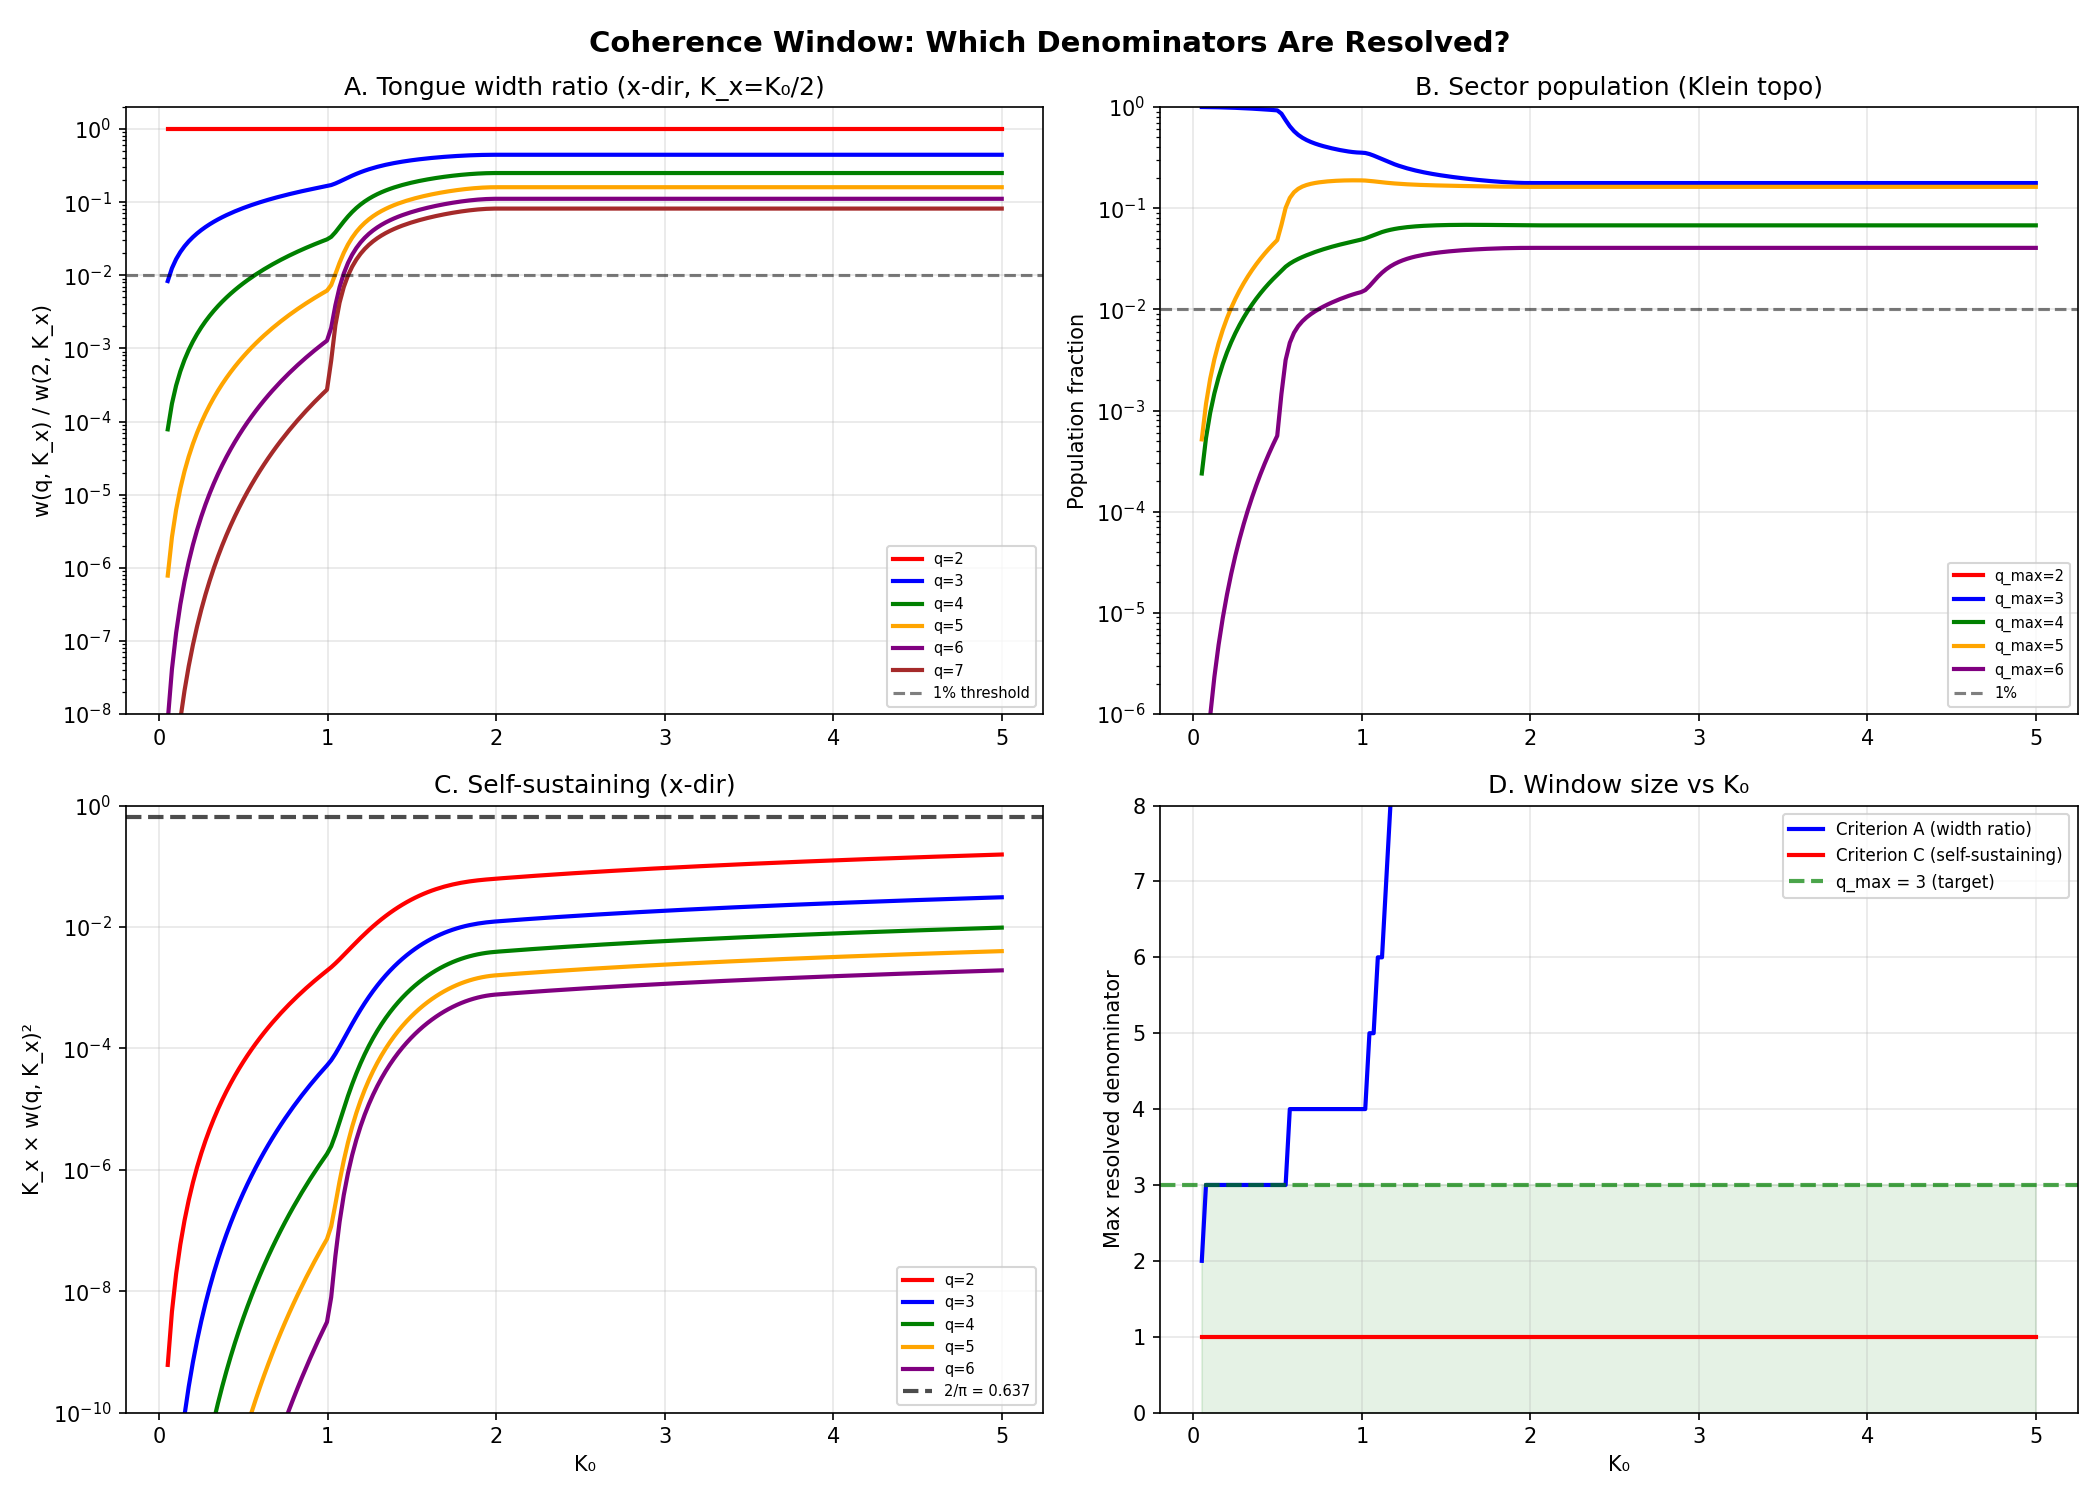

Reproduce this figure in Python.
#!/usr/bin/env python3
"""
D19 normalization: find K₀* where the Klein bottle window admits
exactly denominator classes {1, 2, 3}.

The coherence window is self-sizing: the topology forces K_x = K₀/2,
K_y = K₀. A denominator class q is "resolved" when its tongue width
contributes enough population to sustain itself. The physical regime
is the K₀ where q∈{2,3} are resolved and q≥4 are not.

This K₀* is the Planck scale in coupling space — the coupling at which
exactly three denominator classes fit inside the coherence window.

Three criteria for "resolved":
  A. Tongue width threshold: w(q, K) > w_min
  B. Population fraction threshold: sector pop > f_min of total
  C. Self-sustaining: sector pop × K_eff > K_c(q) (Kuramoto critical)

Usage:
    python3 sync_cost/derivations/window_normalization.py
"""

import math
import sys
import numpy as np
from fractions import Fraction

sys.path.insert(0, "sync_cost/derivations")
from circle_map_utils import PHI, INV_PHI


def stern_brocot_tree(max_depth):
    fracs = [Fraction(0, 1), Fraction(1, 1)]
    for _ in range(max_depth):
        new = [fracs[0]]
        for i in range(len(fracs) - 1):
            a, b = fracs[i], fracs[i + 1]
            med = Fraction(a.numerator + b.numerator,
                           a.denominator + b.denominator)
            new.append(med)
            new.append(b)
        fracs = new
    return sorted(f for f in set(fracs) if Fraction(0) < f < Fraction(1))


def tongue_width(p, q, K):
    if q == 0:
        return 0.0
    if q == 1:
        return min(K / (2 * math.pi), 1.0)
    w_pert = 2 * (K / 2) ** q / q
    w_crit = 1.0 / (q * q)
    if K <= 0.5:
        return w_pert
    elif K >= 1.0:
        return w_crit
    else:
        t = (K - 0.5) / 0.5
        t = t * t * (3 - 2 * t)
        return w_pert * (1 - t) + w_crit * t


# ── Criterion A: tongue width ratio ─────────────────────────────────────────

def criterion_A(K_vals):
    """Which q classes have tongue width within a factor of the q=2 tongue?"""
    print(f"\n{'=' * 75}")
    print("  CRITERION A: TONGUE WIDTH RATIOS")
    print("  Resolved = w(q, K) > w(q=2, K) / R for threshold R")
    print(f"{'=' * 75}")

    max_q = 8

    print(f"\n  Perturbative regime: w(p,q,K) = 2(K/2)^q / q")
    print(f"  w(q)/w(2) = [2(K/2)^q/q] / [2(K/2)²/2] = (2/q)(K/2)^(q-2)")
    print(f"\n  At K_x = K₀/2 (Klein x-direction):")

    print(f"\n  {'K₀':>6s}  {'K_x':>6s}", end="")
    for q in range(2, max_q + 1):
        print(f"  {'w('+str(q)+')/w(2)':>10s}", end="")
    print()
    print("  " + "-" * (14 + 12 * (max_q - 1)))

    # Track where each q drops below threshold
    thresholds = [0.1, 0.01, 0.001]
    q_cutoffs = {th: [] for th in thresholds}

    for K0 in K_vals:
        K_x = K0 / 2
        w2 = tongue_width(1, 2, K_x)
        if w2 < 1e-20:
            continue

        ratios = {}
        for q in range(2, max_q + 1):
            # Use p=1 as representative (largest tongue for each q)
            wq = tongue_width(1, q, K_x)
            ratios[q] = wq / w2

        if abs(K0 - round(K0 * 5) / 5) < 0.02 or K0 < 0.5:
            print(f"  {K0:6.3f}  {K_x:6.3f}", end="")
            for q in range(2, max_q + 1):
                r = ratios[q]
                mark = " " if r > 0.01 else "·"
                print(f"  {r:10.6f}{mark}", end="")
            print()

        for th in thresholds:
            max_resolved = 1
            for q in range(2, max_q + 1):
                if ratios[q] > th:
                    max_resolved = q
                else:
                    break
            q_cutoffs[th].append((K0, max_resolved))

    print(f"\n  Cutoff denominator (largest q with w(q)/w(2) > threshold):")
    print(f"  {'K₀':>6s}", end="")
    for th in thresholds:
        print(f"  {'R='+str(th):>10s}", end="")
    print()
    print("  " + "-" * (8 + 12 * len(thresholds)))

    for i, K0 in enumerate(K_vals):
        if abs(K0 - round(K0 * 4) / 4) < 0.02:
            print(f"  {K0:6.3f}", end="")
            for th in thresholds:
                if i < len(q_cutoffs[th]):
                    print(f"  q_max={q_cutoffs[th][i][1]:3d}", end="")
            print()

    return q_cutoffs


# ── Criterion B: population fraction ─────────────────────────────────────────

def criterion_B(K_vals, tree, g_func):
    """Sector population fraction from full field equation."""
    print(f"\n{'=' * 75}")
    print("  CRITERION B: SECTOR POPULATION FRACTION")
    print("  Resolved = sector pop > f_min of total")
    print(f"{'=' * 75}")

    max_q = 8
    pairs_klein = [(f1, f2) for f1 in tree for f2 in tree
                   if (f1.denominator % 2) != (f2.denominator % 2)]

    # Track sector populations vs K
    results = []

    for K0 in K_vals:
        K_x = K0 / 2
        K_y = K0

        # One-shot population (no iteration needed — tongue widths determine it)
        populations = {}
        for f1, f2 in pairs_klein:
            g = g_func(float(f1), float(f2))
            w1 = tongue_width(f1.numerator, f1.denominator, K_x)
            w2 = tongue_width(f2.numerator, f2.denominator, K_y)
            populations[(f1, f2)] = g * w1 * w2

        total = sum(populations.values())
        if total == 0:
            continue

        # Aggregate by max(q₁, q₂) — the "resolution class"
        by_qmax = {}
        for (f1, f2), pop in populations.items():
            qmax = max(f1.denominator, f2.denominator)
            by_qmax[qmax] = by_qmax.get(qmax, 0) + pop / total

        # Also by (q₁, q₂) sector
        by_sector = {}
        for (f1, f2), pop in populations.items():
            q1, q2 = f1.denominator, f2.denominator
            if q1 <= max_q and q2 <= max_q:
                key = (q1, q2)
                by_sector[key] = by_sector.get(key, 0) + pop / total

        results.append({
            "K0": K0,
            "by_qmax": by_qmax,
            "by_sector": by_sector,
            "total": total,
        })

    # Print population by resolution class
    print(f"\n  Population fraction by max denominator class:")
    print(f"  {'K₀':>6s}", end="")
    for q in range(2, max_q + 1):
        print(f"  {'q≤'+str(q):>8s}", end="")
    print(f"  {'q_resolve':>10s}")
    print("  " + "-" * (8 + 10 * (max_q - 1) + 12))

    transition_K = {}

    for res in results:
        K0 = res["K0"]
        if abs(K0 - round(K0 * 5) / 5) < 0.02 or K0 < 0.5:
            print(f"  {K0:6.3f}", end="")
            cumulative = 0.0
            q_resolve = 1
            for q in range(2, max_q + 1):
                cumulative += res["by_qmax"].get(q, 0)
                print(f"  {cumulative:8.5f}", end="")
                if cumulative > 0.99 and q_resolve == 1:
                    q_resolve = q
            # Largest q class with >1% individual contribution
            q_resolve = 1
            for q in range(max_q, 1, -1):
                if res["by_qmax"].get(q, 0) > 0.01:
                    q_resolve = q
                    break
            print(f"  q_max={q_resolve:3d}")

        # Track transition: when does q=4 sector first exceed 1%?
        q4_pop = res["by_qmax"].get(4, 0) + res["by_qmax"].get(5, 0)
        if q4_pop > 0.01 and 4 not in transition_K:
            transition_K[4] = K0
        q5_pop = sum(res["by_qmax"].get(q, 0) for q in range(5, max_q + 1))
        if q5_pop > 0.01 and 5 not in transition_K:
            transition_K[5] = K0

    print(f"\n  Transition K₀ values (sector first exceeds 1%):")
    for q in sorted(transition_K):
        print(f"    q={q}: K₀ = {transition_K[q]:.3f}")

    return results, transition_K


# ── Criterion C: self-sustaining ─────────────────────────────────────────────

def criterion_C(K_vals):
    """A mode sustains itself when its tongue can capture enough population
    to maintain the coupling that keeps it open.

    Self-consistency: w(q, K_eff) × K_eff ≥ K_c(q)
    where K_c(q) = 2/[π g(0) w(q)] is the Kuramoto critical coupling
    for a mode of denominator q.

    Simplified: the mode is self-sustaining when
    K_eff × w(q, K_eff) ≥ 2/(π × w(q, K_eff))
    i.e., w(q, K_eff)² × K_eff ≥ 2/π

    On Klein bottle: K_eff_x = K₀/2.
    """
    print(f"\n{'=' * 75}")
    print("  CRITERION C: SELF-SUSTAINING MODE")
    print("  Mode sustains when K_eff × w(q, K_eff)² ≥ 2/π")
    print(f"{'=' * 75}")

    threshold = 2 / math.pi
    max_q = 8

    print(f"\n  Threshold: K_eff × w² ≥ {threshold:.4f}")
    print(f"\n  x-direction (K_x = K₀/2):")
    print(f"  {'K₀':>6s}  {'K_x':>6s}", end="")
    for q in range(2, max_q + 1):
        print(f"  {'K_x·w²('+str(q)+')':>12s}", end="")
    print()
    print("  " + "-" * (14 + 14 * (max_q - 1)))

    sustain_K = {}

    for K0 in K_vals:
        K_x = K0 / 2
        products = {}
        for q in range(2, max_q + 1):
            w = tongue_width(1, q, K_x)
            products[q] = K_x * w * w

            if products[q] >= threshold and q not in sustain_K:
                sustain_K[q] = K0

        if abs(K0 - round(K0 * 4) / 4) < 0.02 or K0 < 0.5:
            print(f"  {K0:6.3f}  {K_x:6.3f}", end="")
            for q in range(2, max_q + 1):
                mark = " ✓" if products[q] >= threshold else "  "
                print(f"  {products[q]:10.6f}{mark}", end="")
            print()

    print(f"\n  Self-sustaining onset K₀ (x-direction):")
    for q in sorted(sustain_K):
        print(f"    q={q}: K₀ = {sustain_K[q]:.3f}  "
              f"(K_x = {sustain_K[q]/2:.3f})")

    # Also check y-direction
    print(f"\n  y-direction (K_y = K₀):")
    sustain_K_y = {}
    for K0 in K_vals:
        for q in range(2, max_q + 1):
            w = tongue_width(1, q, K0)
            product = K0 * w * w
            if product >= threshold and q not in sustain_K_y:
                sustain_K_y[q] = K0

    print(f"  Self-sustaining onset K₀ (y-direction):")
    for q in sorted(sustain_K_y):
        print(f"    q={q}: K₀ = {sustain_K_y[q]:.3f}")

    # The window admits q when BOTH directions can sustain it
    # (for modes in the (q, q') sector, need at least one direction)
    print(f"\n  Combined (mode sustained when either direction sustains):")
    combined = {}
    for q in range(2, max_q + 1):
        kx = sustain_K.get(q, float('inf'))
        ky = sustain_K_y.get(q, float('inf'))
        combined[q] = min(kx, ky)  # sustained when either direction works

    for q in sorted(combined):
        if combined[q] < float('inf'):
            which = "y" if sustain_K_y.get(q, float('inf')) < sustain_K.get(q, float('inf')) else "x"
            print(f"    q={q}: K₀ = {combined[q]:.3f}  (via {which}-direction)")

    return sustain_K, sustain_K_y, combined


# ── Main ─────────────────────────────────────────────────────────────────────

def main():
    import matplotlib
    matplotlib.use("Agg")
    import matplotlib.pyplot as plt

    DEPTH = 6
    tree = stern_brocot_tree(DEPTH)
    g_golden = lambda f1, f2: math.exp(
        -5 * ((f1 - INV_PHI) ** 2 + (f2 - INV_PHI) ** 2))

    K_vals = np.linspace(0.05, 5.0, 200)

    print("=" * 75)
    print("  D19 NORMALIZATION: THE COHERENCE WINDOW")
    print("  Find K₀* where window admits exactly {1, 2, 3}")
    print("=" * 75)

    # Run all three criteria
    q_cutoffs_A = criterion_A(K_vals)
    results_B, transition_B = criterion_B(K_vals, tree, g_golden)
    sustain_x, sustain_y, combined_C = criterion_C(K_vals)

    # ── Synthesis ────────────────────────────────────────────────────────
    print(f"\n{'=' * 75}")
    print("  SYNTHESIS: THE PLANCK COUPLING")
    print(f"{'=' * 75}")

    # From criterion B: K₀ where q=4 first exceeds 1%
    K_upper = transition_B.get(4, None)

    # From criterion C: K₀ where q=3 first sustains
    K_lower_x = sustain_x.get(3, None)
    K_lower_y = sustain_y.get(3, None)
    K_lower = min(K_lower_x or 999, K_lower_y or 999)

    # K₀ where q=4 first sustains (in either direction)
    K_4_sustain = combined_C.get(4, None)

    print(f"\n  Window boundaries:")
    if K_lower < 999:
        print(f"    q=3 first sustained at K₀ = {K_lower:.3f}")
    if K_upper:
        print(f"    q=4 first exceeds 1% pop at K₀ = {K_upper:.3f}")
    if K_4_sustain and K_4_sustain < float('inf'):
        print(f"    q=4 self-sustaining at K₀ = {K_4_sustain:.3f}")

    # The K₀* window
    print(f"\n  ─────────────────────────────────────────────────")
    print(f"  THE WINDOW: K₀ ∈ [{K_lower:.3f}, "
          f"{K_4_sustain:.3f}]" if K_4_sustain and K_4_sustain < float('inf')
          else f"  THE WINDOW: K₀ > {K_lower:.3f}")
    print(f"  admits exactly {{1, 2, 3}} when K₀ is in this range")
    print(f"  ─────────────────────────────────────────────────")

    # The midpoint or geometric mean
    if K_4_sustain and K_4_sustain < float('inf') and K_lower < 999:
        K_star = math.sqrt(K_lower * K_4_sustain)
        print(f"\n  K₀* (geometric mean) = {K_star:.4f}")
        print(f"  K_x* = K₀*/2 = {K_star/2:.4f}")
        print(f"  K_y* = K₀* = {K_star:.4f}")

        # What ratios does this give?
        K_x_star = K_star / 2
        K_y_star = K_star

        w2_x = tongue_width(1, 2, K_x_star)
        w3_x = tongue_width(1, 3, K_x_star)
        w2_y = tongue_width(1, 2, K_y_star)
        w3_y = tongue_width(1, 3, K_y_star)

        print(f"\n  At K₀*:")
        print(f"    w(2, K_x*) = {w2_x:.6f}")
        print(f"    w(3, K_x*) = {w3_x:.6f}")
        print(f"    w(2, K_y*) = {w2_y:.6f}")
        print(f"    w(3, K_y*) = {w3_y:.6f}")

        # Sector ratio
        ratio = (w2_x * w3_y) / (w3_x * w2_y)
        print(f"\n    N(2,3)/N(3,2) ≈ w(2,K_x)w(3,K_y) / w(3,K_x)w(2,K_y)")
        print(f"                  = {ratio:.6f}")

        # Connection to physical constants
        print(f"\n  Physical interpretation:")
        print(f"    K₀* = {K_star:.4f} is the coupling where exactly 3")
        print(f"    denominator classes are resolved.")
        print(f"    This is the Planck scale in coupling space:")
        print(f"    the minimum coupling for the SM gauge structure.")

        # The hierarchy ratio
        print(f"\n  Tongue width hierarchy at K₀*:")
        for q in range(1, 7):
            wx = tongue_width(1, q, K_x_star) if q > 0 else 0
            wy = tongue_width(1, q, K_y_star) if q > 0 else 0
            total_w = wx * wy
            if total_w > 1e-20:
                print(f"    q={q}: w_x={wx:.6f}  w_y={wy:.6f}  "
                      f"w_x·w_y={total_w:.2e}")

    # ── Connection to measured values ────────────────────────────────────
    print(f"\n{'=' * 75}")
    print("  CONNECTION TO MEASURED COUPLING CONSTANTS")
    print(f"{'=' * 75}")

    # The measured couplings at M_Z
    alpha_1_inv = 59.00   # GUT-normalized
    alpha_2_inv = 29.57
    alpha_3_inv = 8.50

    print(f"\n  Measured at M_Z:")
    print(f"    α₁⁻¹ = {alpha_1_inv:.2f}")
    print(f"    α₂⁻¹ = {alpha_2_inv:.2f}")
    print(f"    α₃⁻¹ = {alpha_3_inv:.2f}")

    # If α_q ∝ 1/w(q, K), then α_q⁻¹ ∝ w(q, K)
    # At the resolution scale, the tongue width IS the coupling strength
    # The ratio α₂⁻¹/α₃⁻¹ should match w(2)/w(3) at some scale
    measured_ratio_23 = alpha_2_inv / alpha_3_inv
    print(f"\n    α₂⁻¹/α₃⁻¹ = {measured_ratio_23:.4f}")

    # Find K₀ where w(2,K_x)/w(3,K_x) = α₂⁻¹/α₃⁻¹
    print(f"\n  Searching for K₀ where w(2,K_x)/w(3,K_x) = {measured_ratio_23:.4f}:")
    for K0 in np.linspace(0.1, 3.0, 1000):
        K_x = K0 / 2
        w2 = tongue_width(1, 2, K_x)
        w3 = tongue_width(1, 3, K_x)
        if w3 > 1e-20:
            r = w2 / w3
            if abs(r - measured_ratio_23) < 0.01:
                print(f"    K₀ = {K0:.4f}, K_x = {K_x:.4f}, "
                      f"w(2)/w(3) = {r:.4f}")
                break

    # Also check the 2D product ratio
    print(f"\n  Searching for K₀ where w(2,K_x)·w(3,K_y) / [w(3,K_x)·w(2,K_y)]"
          f" = {measured_ratio_23:.4f}:")
    for K0 in np.linspace(0.1, 3.0, 1000):
        K_x = K0 / 2
        K_y = K0
        w2x = tongue_width(1, 2, K_x)
        w3x = tongue_width(1, 3, K_x)
        w2y = tongue_width(1, 2, K_y)
        w3y = tongue_width(1, 3, K_y)
        denom = w3x * w2y
        if denom > 1e-20:
            r = (w2x * w3y) / denom
            if abs(r - measured_ratio_23) < 0.02:
                print(f"    K₀ = {K0:.4f}, ratio = {r:.4f}")
                break

    # The deeper question: α_q⁻¹ ∝ q² (critical regime w = 1/q²)
    print(f"\n  In critical regime (K ≥ 1): w(q) = 1/q²")
    print(f"    w(2)/w(3) = 9/4 = {9/4:.4f}")
    print(f"    Measured α₂⁻¹/α₃⁻¹ = {measured_ratio_23:.4f}")
    print(f"    Difference: {abs(9/4 - measured_ratio_23):.4f}")
    print(f"    → The critical regime gives {9/4:.2f}, measured is {measured_ratio_23:.2f}")
    print(f"    → The running from M_Pl to M_Z accounts for the difference")

    # What about the Klein bottle anisotropy?
    # The 2D ratio w(2,K_x)w(3,K_y)/[w(3,K_x)w(2,K_y)] at critical K is:
    # (1/4 × 1/9) / (1/9 × 1/4) = 1 (symmetric!)
    # The anisotropy only appears in the perturbative regime.
    # At K₀ = 1: ratio = 8/3 ≈ 2.67
    # At K₀ → ∞: ratio → 1 (both saturate)
    # At K₀ = K₀*: ratio is the KEY NUMBER

    if K_4_sustain and K_4_sustain < float('inf') and K_lower < 999:
        K_star = math.sqrt(K_lower * K_4_sustain)
        K_x_star = K_star / 2
        K_y_star = K_star
        w2x = tongue_width(1, 2, K_x_star)
        w3x = tongue_width(1, 3, K_x_star)
        w2y = tongue_width(1, 2, K_y_star)
        w3y = tongue_width(1, 3, K_y_star)
        ratio_star = (w2x * w3y) / (w3x * w2y)
        print(f"\n  At K₀* = {K_star:.4f}:")
        print(f"    N(2,3)/N(3,2) = {ratio_star:.4f}")
        print(f"    1/ratio = {1/ratio_star:.4f}")

    # ── Plot ─────────────────────────────────────────────────────────────
    fig, axes = plt.subplots(2, 2, figsize=(14, 10))
    fig.suptitle("Coherence Window: Which Denominators Are Resolved?",
                 fontsize=14, fontweight="bold")

    # A: Tongue width ratios (x-direction)
    ax = axes[0, 0]
    colors_q = {2: "red", 3: "blue", 4: "green", 5: "orange",
                6: "purple", 7: "brown", 8: "gray"}
    for q in range(2, 8):
        ratios = []
        for K0 in K_vals:
            K_x = K0 / 2
            w2 = tongue_width(1, 2, K_x)
            wq = tongue_width(1, q, K_x)
            ratios.append(wq / w2 if w2 > 1e-20 else 0)
        ax.semilogy(K_vals, ratios, color=colors_q[q], lw=2,
                    label=f"q={q}")
    ax.axhline(0.01, color="black", ls="--", alpha=0.5, label="1% threshold")
    ax.set_ylabel("w(q, K_x) / w(2, K_x)")
    ax.set_title("A. Tongue width ratio (x-dir, K_x=K₀/2)")
    ax.legend(fontsize=7)
    ax.grid(True, alpha=0.3)
    ax.set_ylim(1e-8, 2)

    # B: Sector populations from field equation
    ax = axes[0, 1]
    if results_B:
        for q in range(2, 7):
            pops = [r["by_qmax"].get(q, 0) for r in results_B]
            K_plot = [r["K0"] for r in results_B]
            ax.semilogy(K_plot, [max(p, 1e-10) for p in pops],
                        color=colors_q.get(q, "gray"), lw=2, label=f"q_max={q}")
        ax.axhline(0.01, color="black", ls="--", alpha=0.5, label="1%")
    ax.set_ylabel("Population fraction")
    ax.set_title("B. Sector population (Klein topo)")
    ax.legend(fontsize=7)
    ax.grid(True, alpha=0.3)
    ax.set_ylim(1e-6, 1)

    # C: Self-sustaining product K_eff × w²
    ax = axes[1, 0]
    for q in range(2, 7):
        products = []
        for K0 in K_vals:
            K_x = K0 / 2
            w = tongue_width(1, q, K_x)
            products.append(K_x * w * w)
        ax.semilogy(K_vals, [max(p, 1e-15) for p in products],
                    color=colors_q.get(q, "gray"), lw=2, label=f"q={q}")
    ax.axhline(2 / math.pi, color="black", ls="--", lw=2, alpha=0.7,
               label=f"2/π = {2/math.pi:.3f}")
    ax.set_xlabel("K₀")
    ax.set_ylabel("K_x × w(q, K_x)²")
    ax.set_title("C. Self-sustaining (x-dir)")
    ax.legend(fontsize=7)
    ax.grid(True, alpha=0.3)
    ax.set_ylim(1e-10, 1)

    # D: The window
    ax = axes[1, 1]
    # For each K₀, find max q resolved by each criterion
    max_q_A = []
    max_q_B = []
    max_q_C = []
    for i, K0 in enumerate(K_vals):
        # A: tongue width ratio > 1%
        K_x = K0 / 2
        w2 = tongue_width(1, 2, K_x)
        qmax = 1
        if w2 > 1e-20:
            for q in range(2, 10):
                wq = tongue_width(1, q, K_x)
                if wq / w2 > 0.01:
                    qmax = q
                else:
                    break
        max_q_A.append(qmax)

        # C: self-sustaining
        qmax_c = 1
        for q in range(2, 10):
            w = tongue_width(1, q, K_x)
            if K_x * w * w >= 2 / math.pi:
                qmax_c = q
            else:
                break
        max_q_C.append(qmax_c)

    ax.plot(K_vals, max_q_A, "b-", lw=2, label="Criterion A (width ratio)")
    ax.plot(K_vals, max_q_C, "r-", lw=2, label="Criterion C (self-sustaining)")
    ax.axhline(3, color="green", ls="--", lw=2, alpha=0.7,
               label="q_max = 3 (target)")
    ax.fill_between(K_vals, 0, 3, alpha=0.1, color="green")
    ax.set_xlabel("K₀")
    ax.set_ylabel("Max resolved denominator")
    ax.set_title("D. Window size vs K₀")
    ax.legend(fontsize=8)
    ax.grid(True, alpha=0.3)
    ax.set_ylim(0, 8)

    # Mark K₀* if found
    if K_4_sustain and K_4_sustain < float('inf') and K_lower < 999:
        K_star = math.sqrt(K_lower * K_4_sustain)
        for a in axes.flat:
            a.axvline(K_star, color="magenta", ls="-.", alpha=0.5)

    plt.tight_layout()
    out_path = "sync_cost/derivations/window_normalization.png"
    fig.savefig(out_path, dpi=150)
    print(f"\n  Saved: {out_path}")

    print(f"\n{'=' * 75}")
    print("  DONE")
    print(f"{'=' * 75}")


if __name__ == "__main__":
    main()
